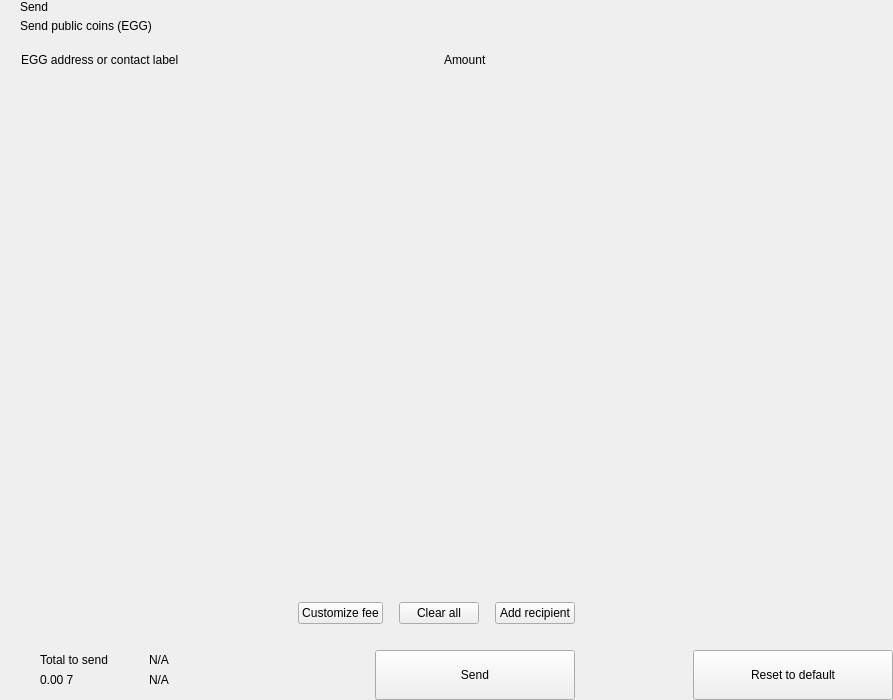
<?xml version="1.0" encoding="UTF-8"?>
<ui version="4.0">
 <class>send</class>
 <widget class="QWidget" name="send">
  <property name="geometry">
   <rect>
    <x>0</x>
    <y>0</y>
    <width>893</width>
    <height>700</height>
   </rect>
  </property>
  <property name="windowTitle">
   <string>Form</string>
  </property>
  <layout class="QHBoxLayout" name="horizontalLayout_2" stretch="2,1">
   <property name="spacing">
    <number>0</number>
   </property>
   <property name="leftMargin">
    <number>0</number>
   </property>
   <property name="topMargin">
    <number>0</number>
   </property>
   <property name="rightMargin">
    <number>0</number>
   </property>
   <property name="bottomMargin">
    <number>0</number>
   </property>
   <item>
    <widget class="QWidget" name="left" native="true">
     <layout class="QVBoxLayout" name="verticalLayout_3">
      <property name="spacing">
       <number>0</number>
      </property>
      <property name="leftMargin">
       <number>0</number>
      </property>
      <property name="topMargin">
       <number>0</number>
      </property>
      <property name="rightMargin">
       <number>0</number>
      </property>
      <property name="bottomMargin">
       <number>0</number>
      </property>
      <item>
       <layout class="QVBoxLayout" name="verticalLayout_22" stretch="0,0,0,1,0,0,0,0">
        <property name="spacing">
         <number>0</number>
        </property>
        <item>
         <layout class="QHBoxLayout" name="horizontalLayout_3">
          <property name="spacing">
           <number>0</number>
          </property>
          <property name="leftMargin">
           <number>20</number>
          </property>
          <property name="rightMargin">
           <number>20</number>
          </property>
          <item>
           <layout class="QVBoxLayout" name="verticalLayout">
            <property name="spacing">
             <number>5</number>
            </property>
            <item>
             <widget class="QLabel" name="labelTitle">
              <property name="text">
               <string>Send</string>
              </property>
              <property name="alignment">
               <set>Qt::AlignLeading|Qt::AlignLeft|Qt::AlignVCenter</set>
              </property>
             </widget>
            </item>
            <item>
             <widget class="QLabel" name="labelSubtitle1">
              <property name="text">
               <string>Send public coins (EGG)</string>
              </property>
             </widget>
            </item>
           </layout>
          </item>
          <item>
           <spacer name="horizontalSpacer">
            <property name="orientation">
             <enum>Qt::Horizontal</enum>
            </property>
            <property name="sizeHint" stdset="0">
             <size>
              <width>40</width>
              <height>20</height>
             </size>
            </property>
           </spacer>
          </item>
         </layout>
        </item>
        <item>
         <spacer name="verticalSpacer_2">
          <property name="orientation">
           <enum>Qt::Vertical</enum>
          </property>
          <property name="sizeType">
           <enum>QSizePolicy::Fixed</enum>
          </property>
          <property name="sizeHint" stdset="0">
           <size>
            <width>20</width>
            <height>20</height>
           </size>
          </property>
         </spacer>
        </item>
        <item>
         <layout class="QHBoxLayout" name="horizontalLayout" stretch="6,0,2">
          <property name="spacing">
           <number>0</number>
          </property>
          <property name="leftMargin">
           <number>10</number>
          </property>
          <property name="topMargin">
           <number>0</number>
          </property>
          <property name="rightMargin">
           <number>20</number>
          </property>
          <property name="bottomMargin">
           <number>0</number>
          </property>
          <item>
           <widget class="QLabel" name="labelSubtitleAddress">
            <property name="styleSheet">
             <string notr="true">margin-left:8px;</string>
            </property>
            <property name="text">
             <string>EGG address or contact label</string>
            </property>
           </widget>
          </item>
          <item>
           <spacer name="horizontalSpacer_3">
            <property name="orientation">
             <enum>Qt::Horizontal</enum>
            </property>
            <property name="sizeType">
             <enum>QSizePolicy::Fixed</enum>
            </property>
            <property name="sizeHint" stdset="0">
             <size>
              <width>40</width>
              <height>1</height>
             </size>
            </property>
           </spacer>
          </item>
          <item>
           <widget class="QLabel" name="labelSubtitleAmount">
            <property name="text">
             <string>Amount</string>
            </property>
           </widget>
          </item>
         </layout>
        </item>
        <item>
         <widget class="QScrollArea" name="scrollArea">
          <property name="minimumSize">
           <size>
            <width>0</width>
            <height>350</height>
           </size>
          </property>
          <property name="styleSheet">
           <string notr="true">#scrollArea {
            background:transparent;
            margin-top:10px;
}</string>
          </property>
          <property name="horizontalScrollBarPolicy">
           <enum>Qt::ScrollBarAlwaysOff</enum>
          </property>
          <property name="sizeAdjustPolicy">
           <enum>QAbstractScrollArea::AdjustIgnored</enum>
          </property>
          <property name="widgetResizable">
           <bool>true</bool>
          </property>
          <property name="alignment">
           <set>Qt::AlignLeading|Qt::AlignLeft|Qt::AlignTop</set>
          </property>
          <widget class="QWidget" name="scrollAreaWidgetContents">
           <property name="geometry">
            <rect>
             <x>0</x>
             <y>0</y>
             <width>591</width>
             <height>16</height>
            </rect>
           </property>
           <property name="sizePolicy">
            <sizepolicy hsizetype="Preferred" vsizetype="Maximum">
             <horstretch>0</horstretch>
             <verstretch>0</verstretch>
            </sizepolicy>
           </property>
           <property name="autoFillBackground">
            <bool>false</bool>
           </property>
           <property name="styleSheet">
            <string notr="true">#scrollAreaWidgetContents {
             background:transparent;
             }</string>
           </property>
           <layout class="QVBoxLayout" name="verticalLayout_7">
            <property name="spacing">
             <number>0</number>
            </property>
            <property name="sizeConstraint">
             <enum>QLayout::SetDefaultConstraint</enum>
            </property>
            <property name="leftMargin">
             <number>0</number>
            </property>
            <property name="topMargin">
             <number>0</number>
            </property>
            <property name="rightMargin">
             <number>0</number>
            </property>
            <property name="bottomMargin">
             <number>0</number>
            </property>
           </layout>
          </widget>
         </widget>
        </item>
        <item>
         <spacer name="verticalSpacer_4">
          <property name="orientation">
           <enum>Qt::Vertical</enum>
          </property>
          <property name="sizeType">
           <enum>QSizePolicy::Fixed</enum>
          </property>
          <property name="sizeHint" stdset="0">
           <size>
            <width>20</width>
            <height>20</height>
           </size>
          </property>
         </spacer>
        </item>
        <item>
         <layout class="QHBoxLayout" name="horizontalLayout_20">
          <property name="spacing">
           <number>6</number>
          </property>
          <property name="leftMargin">
           <number>20</number>
          </property>
          <property name="rightMargin">
           <number>20</number>
          </property>
          <item>
           <spacer name="horizontalSpacer_4">
            <property name="orientation">
             <enum>Qt::Horizontal</enum>
            </property>
            <property name="sizeHint" stdset="0">
             <size>
              <width>10</width>
              <height>20</height>
             </size>
            </property>
           </spacer>
          </item>
          <item>
           <widget class="QPushButton" name="pushButtonFee">
            <property name="focusPolicy">
             <enum>Qt::NoFocus</enum>
            </property>
            <property name="text">
             <string>Customize fee</string>
            </property>
           </widget>
          </item>
          <item>
           <spacer name="horizontalSpacer_11">
            <property name="orientation">
             <enum>Qt::Horizontal</enum>
            </property>
            <property name="sizeType">
             <enum>QSizePolicy::Minimum</enum>
            </property>
            <property name="sizeHint" stdset="0">
             <size>
              <width>10</width>
              <height>20</height>
             </size>
            </property>
           </spacer>
          </item>
          <item>
           <widget class="QPushButton" name="pushButtonClear">
            <property name="focusPolicy">
             <enum>Qt::NoFocus</enum>
            </property>
            <property name="layoutDirection">
             <enum>Qt::RightToLeft</enum>
            </property>
            <property name="text">
             <string>Clear all</string>
            </property>
           </widget>
          </item>
          <item>
           <spacer name="horizontalSpacer_6">
            <property name="orientation">
             <enum>Qt::Horizontal</enum>
            </property>
            <property name="sizeType">
             <enum>QSizePolicy::Fixed</enum>
            </property>
            <property name="sizeHint" stdset="0">
             <size>
              <width>10</width>
              <height>20</height>
             </size>
            </property>
           </spacer>
          </item>
          <item>
           <widget class="QPushButton" name="pushButtonAddRecipient">
            <property name="focusPolicy">
             <enum>Qt::NoFocus</enum>
            </property>
            <property name="text">
             <string>Add recipient</string>
            </property>
           </widget>
          </item>
         </layout>
        </item>
        <item>
         <spacer name="verticalSpacer">
          <property name="orientation">
           <enum>Qt::Vertical</enum>
          </property>
          <property name="sizeType">
           <enum>QSizePolicy::Fixed</enum>
          </property>
          <property name="sizeHint" stdset="0">
           <size>
            <width>20</width>
            <height>16</height>
           </size>
          </property>
         </spacer>
        </item>
        <item>
         <layout class="QHBoxLayout" name="horizontalLayout_7">
          <property name="rightMargin">
           <number>20</number>
          </property>
          <item>
           <layout class="QHBoxLayout" name="horizontalLayout_10">
            <property name="spacing">
             <number>0</number>
            </property>
            <property name="leftMargin">
             <number>8</number>
            </property>
            <item>
             <widget class="QStackedWidget" name="stackedWidget">
              <property name="minimumSize">
               <size>
                <width>0</width>
                <height>60</height>
               </size>
              </property>
              <property name="maximumSize">
               <size>
                <width>16777215</width>
                <height>60</height>
               </size>
              </property>
              <widget class="QWidget" name="page1">
               <layout class="QVBoxLayout" name="verticalLayout_71" stretch="0">
                <property name="spacing">
                 <number>6</number>
                </property>
                <property name="leftMargin">
                 <number>12</number>
                </property>
                <property name="topMargin">
                 <number>0</number>
                </property>
                <property name="rightMargin">
                 <number>0</number>
                </property>
                <property name="bottomMargin">
                 <number>0</number>
                </property>
                <item>
                 <widget class="QWidget" name="coinWidget" native="true">
                  <property name="minimumSize">
                   <size>
                    <width>0</width>
                    <height>60</height>
                   </size>
                  </property>
                  <property name="maximumSize">
                   <size>
                    <width>16777215</width>
                    <height>60</height>
                   </size>
                  </property>
                  <layout class="QHBoxLayout" name="horizontalLayout_9">
                   <property name="spacing">
                    <number>0</number>
                   </property>
                   <property name="leftMargin">
                    <number>20</number>
                   </property>
                   <property name="topMargin">
                    <number>10</number>
                   </property>
                   <property name="rightMargin">
                    <number>20</number>
                   </property>
                   <property name="bottomMargin">
                    <number>10</number>
                   </property>
                   <item>
                    <layout class="QVBoxLayout" name="verticalSend">
                     <property name="spacing">
                      <number>0</number>
                     </property>
                     <item>
                      <widget class="QLabel" name="labelTitleTotalSend">
                       <property name="text">
                        <string>Total to send</string>
                       </property>
                      </widget>
                     </item>
                     <item>
                      <widget class="QLabel" name="labelAmountSend">
                       <property name="text">
                        <string notr="true">0.00 7</string>
                       </property>
                      </widget>
                     </item>
                    </layout>
                   </item>
                   <item>
                    <spacer name="horizontalSpacer_9">
                     <property name="orientation">
                      <enum>Qt::Horizontal</enum>
                     </property>
                     <property name="sizeType">
                      <enum>QSizePolicy::Fixed</enum>
                     </property>
                     <property name="sizeHint" stdset="0">
                      <size>
                       <width>20</width>
                       <height>20</height>
                      </size>
                     </property>
                    </spacer>
                   </item>
                   <item>
                    <widget class="QLabel" name="labelLine">
                     <property name="minimumSize">
                      <size>
                       <width>1</width>
                       <height>0</height>
                      </size>
                     </property>
                     <property name="maximumSize">
                      <size>
                       <width>1</width>
                       <height>16777215</height>
                      </size>
                     </property>
                     <property name="text">
                      <string/>
                     </property>
                    </widget>
                   </item>
                   <item>
                    <spacer name="horizontalSpacer_10">
                     <property name="orientation">
                      <enum>Qt::Horizontal</enum>
                     </property>
                     <property name="sizeType">
                      <enum>QSizePolicy::Fixed</enum>
                     </property>
                     <property name="sizeHint" stdset="0">
                      <size>
                       <width>20</width>
                       <height>20</height>
                      </size>
                     </property>
                    </spacer>
                   </item>
                   <item>
                    <layout class="QVBoxLayout" name="verticalRemaining">
                     <property name="spacing">
                      <number>0</number>
                     </property>
                     <item>
                      <widget class="QLabel" name="labelTitleTotalRemaining">
                       <property name="text">
                        <string notr="true">N/A</string>
                       </property>
                      </widget>
                     </item>
                     <item>
                      <widget class="QLabel" name="labelAmountRemaining">
                       <property name="text">
                        <string notr="true">N/A</string>
                       </property>
                      </widget>
                     </item>
                    </layout>
                   </item>
                  </layout>
                 </widget>
                </item>
               </layout>
              </widget>
              <widget class="QWidget" name="page_2"/>
             </widget>
            </item>
           </layout>
          </item>
          <item>
           <spacer name="horizontalSpacer_5">
            <property name="orientation">
             <enum>Qt::Horizontal</enum>
            </property>
            <property name="sizeType">
             <enum>QSizePolicy::Expanding</enum>
            </property>
            <property name="sizeHint" stdset="0">
             <size>
              <width>40</width>
              <height>20</height>
             </size>
            </property>
           </spacer>
          </item>
          <item alignment="Qt::AlignBottom">
           <widget class="QPushButton" name="pushButtonSave">
            <property name="minimumSize">
             <size>
              <width>200</width>
              <height>50</height>
             </size>
            </property>
            <property name="maximumSize">
             <size>
              <width>200</width>
              <height>50</height>
             </size>
            </property>
            <property name="focusPolicy">
             <enum>Qt::NoFocus</enum>
            </property>
            <property name="text">
             <string>Send</string>
            </property>
           </widget>
          </item>
         </layout>
        </item>
       </layout>
      </item>
     </layout>
    </widget>
   </item>
   <item>
    <widget class="QWidget" name="right" native="true">
     <layout class="QVBoxLayout" name="verticalLayout_5">
      <property name="leftMargin">
       <number>0</number>
      </property>
      <property name="topMargin">
       <number>0</number>
      </property>
      <property name="rightMargin">
       <number>0</number>
      </property>
      <property name="bottomMargin">
       <number>0</number>
      </property>
      <item>
       <layout class="QVBoxLayout" name="verticalLayout_4">
        <property name="spacing">
         <number>6</number>
        </property>
        <item>
         <widget class="OptionButton" name="btnCoinControl" native="true">
          <property name="minimumSize">
           <size>
            <width>0</width>
            <height>50</height>
           </size>
          </property>
         </widget>
        </item>
        <item>
         <widget class="OptionButton" name="btnChangeAddress" native="true">
          <property name="minimumSize">
           <size>
            <width>0</width>
            <height>50</height>
           </size>
          </property>
         </widget>
        </item>
        <item>
         <widget class="OptionButton" name="btnUri" native="true">
          <property name="minimumSize">
           <size>
            <width>0</width>
            <height>50</height>
           </size>
          </property>
         </widget>
        </item>
        <item>
         <spacer name="verticalSpacer_5">
          <property name="orientation">
           <enum>Qt::Vertical</enum>
          </property>
          <property name="sizeHint" stdset="0">
           <size>
            <width>20</width>
            <height>40</height>
           </size>
          </property>
         </spacer>
        </item>
        <item>
         <layout class="QHBoxLayout" name="horizontalLayout_8">
          <item>
           <spacer name="horizontalSpacer_7">
            <property name="orientation">
             <enum>Qt::Horizontal</enum>
            </property>
            <property name="sizeHint" stdset="0">
             <size>
              <width>40</width>
              <height>20</height>
             </size>
            </property>
           </spacer>
          </item>
          <item>
           <widget class="QPushButton" name="pushButtonReset">
            <property name="minimumSize">
             <size>
              <width>200</width>
              <height>50</height>
             </size>
            </property>
            <property name="maximumSize">
             <size>
              <width>200</width>
              <height>50</height>
             </size>
            </property>
            <property name="focusPolicy">
             <enum>Qt::NoFocus</enum>
            </property>
            <property name="text">
             <string>Reset to default</string>
            </property>
           </widget>
          </item>
         </layout>
        </item>
       </layout>
      </item>
     </layout>
    </widget>
   </item>
  </layout>
 </widget>
 <customwidgets>
  <customwidget>
   <class>OptionButton</class>
   <extends>QWidget</extends>
   <header>qt/pivx/optionbutton.h</header>
   <container>1</container>
  </customwidget>
 </customwidgets>
 <resources/>
 <connections/>
</ui>
